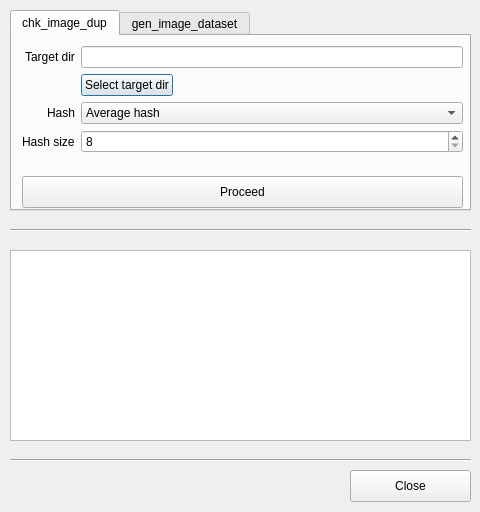
<?xml version="1.0" encoding="UTF-8"?>
<ui version="4.0">
 <class>Dialog</class>
 <widget class="QDialog" name="Dialog">
  <property name="geometry">
   <rect>
    <x>0</x>
    <y>0</y>
    <width>480</width>
    <height>512</height>
   </rect>
  </property>
  <property name="sizePolicy">
   <sizepolicy hsizetype="Fixed" vsizetype="Fixed">
    <horstretch>0</horstretch>
    <verstretch>0</verstretch>
   </sizepolicy>
  </property>
  <property name="minimumSize">
   <size>
    <width>480</width>
    <height>360</height>
   </size>
  </property>
  <property name="maximumSize">
   <size>
    <width>480</width>
    <height>512</height>
   </size>
  </property>
  <property name="windowTitle">
   <string>Dialog</string>
  </property>
  <widget class="QTabWidget" name="tabWidget">
   <property name="geometry">
    <rect>
     <x>10</x>
     <y>10</y>
     <width>461</width>
     <height>201</height>
    </rect>
   </property>
   <property name="tabShape">
    <enum>QTabWidget::Rounded</enum>
   </property>
   <property name="currentIndex">
    <number>0</number>
   </property>
   <widget class="QWidget" name="tab">
    <attribute name="title">
     <string>chk_image_dup</string>
    </attribute>
    <widget class="QWidget" name="formLayoutWidget">
     <property name="geometry">
      <rect>
       <x>10</x>
       <y>10</y>
       <width>441</width>
       <height>131</height>
      </rect>
     </property>
     <layout class="QFormLayout" name="formLayout">
      <property name="fieldGrowthPolicy">
       <enum>QFormLayout::ExpandingFieldsGrow</enum>
      </property>
      <property name="labelAlignment">
       <set>Qt::AlignRight|Qt::AlignTop|Qt::AlignTrailing</set>
      </property>
      <property name="formAlignment">
       <set>Qt::AlignLeading|Qt::AlignLeft|Qt::AlignTop</set>
      </property>
      <item row="0" column="0">
       <widget class="QLabel" name="label">
        <property name="text">
         <string>Target dir</string>
        </property>
       </widget>
      </item>
      <item row="0" column="1">
       <widget class="QLineEdit" name="cid_src_dir">
        <property name="sizePolicy">
         <sizepolicy hsizetype="Expanding" vsizetype="Fixed">
          <horstretch>0</horstretch>
          <verstretch>0</verstretch>
         </sizepolicy>
        </property>
        <property name="minimumSize">
         <size>
          <width>0</width>
          <height>0</height>
         </size>
        </property>
        <property name="sizeIncrement">
         <size>
          <width>0</width>
          <height>0</height>
         </size>
        </property>
        <property name="baseSize">
         <size>
          <width>0</width>
          <height>0</height>
         </size>
        </property>
       </widget>
      </item>
      <item row="2" column="0">
       <widget class="QLabel" name="label_2">
        <property name="text">
         <string>Hash</string>
        </property>
       </widget>
      </item>
      <item row="2" column="1">
       <widget class="QComboBox" name="cid_hash">
        <property name="sizePolicy">
         <sizepolicy hsizetype="Expanding" vsizetype="Fixed">
          <horstretch>0</horstretch>
          <verstretch>0</verstretch>
         </sizepolicy>
        </property>
        <item>
         <property name="text">
          <string>Average hash</string>
         </property>
        </item>
        <item>
         <property name="text">
          <string>Perceptual hash</string>
         </property>
        </item>
        <item>
         <property name="text">
          <string>Perceptual hash (simple)</string>
         </property>
        </item>
        <item>
         <property name="text">
          <string>Difference hash</string>
         </property>
        </item>
        <item>
         <property name="text">
          <string>Difference hash (vertical)</string>
         </property>
        </item>
        <item>
         <property name="text">
          <string>Wavelet hash</string>
         </property>
        </item>
       </widget>
      </item>
      <item row="3" column="0">
       <widget class="QLabel" name="label_3">
        <property name="text">
         <string>Hash size</string>
        </property>
       </widget>
      </item>
      <item row="3" column="1">
       <widget class="QSpinBox" name="cid_hash_size">
        <property name="sizePolicy">
         <sizepolicy hsizetype="Expanding" vsizetype="Fixed">
          <horstretch>0</horstretch>
          <verstretch>0</verstretch>
         </sizepolicy>
        </property>
        <property name="minimum">
         <number>8</number>
        </property>
        <property name="maximum">
         <number>16</number>
        </property>
       </widget>
      </item>
      <item row="1" column="1">
       <widget class="QPushButton" name="cid_select_src_dir">
        <property name="text">
         <string>Select target dir</string>
        </property>
       </widget>
      </item>
     </layout>
    </widget>
    <widget class="QPushButton" name="cid_proceed">
     <property name="geometry">
      <rect>
       <x>10</x>
       <y>140</y>
       <width>441</width>
       <height>32</height>
      </rect>
     </property>
     <property name="text">
      <string>Proceed</string>
     </property>
    </widget>
   </widget>
   <widget class="QWidget" name="tab_2">
    <attribute name="title">
     <string>gen_image_dataset</string>
    </attribute>
   </widget>
  </widget>
  <widget class="QPlainTextEdit" name="nnc_log">
   <property name="geometry">
    <rect>
     <x>10</x>
     <y>250</y>
     <width>461</width>
     <height>191</height>
    </rect>
   </property>
   <property name="lineWrapMode">
    <enum>QPlainTextEdit::NoWrap</enum>
   </property>
  </widget>
  <widget class="Line" name="line">
   <property name="geometry">
    <rect>
     <x>10</x>
     <y>450</y>
     <width>461</width>
     <height>20</height>
    </rect>
   </property>
   <property name="orientation">
    <enum>Qt::Horizontal</enum>
   </property>
  </widget>
  <widget class="Line" name="line_2">
   <property name="geometry">
    <rect>
     <x>10</x>
     <y>220</y>
     <width>461</width>
     <height>20</height>
    </rect>
   </property>
   <property name="orientation">
    <enum>Qt::Horizontal</enum>
   </property>
  </widget>
  <widget class="QPushButton" name="nnc_close">
   <property name="geometry">
    <rect>
     <x>350</x>
     <y>470</y>
     <width>121</width>
     <height>32</height>
    </rect>
   </property>
   <property name="text">
    <string>Close</string>
   </property>
  </widget>
  <action name="actionCIDProceed">
   <property name="text">
    <string>CIDProceed</string>
   </property>
   <property name="toolTip">
    <string>CID Proceed</string>
   </property>
  </action>
  <action name="actionCIDSelect_src_dir">
   <property name="text">
    <string>CIDSelect_src_dir</string>
   </property>
  </action>
 </widget>
 <resources/>
 <connections>
  <connection>
   <sender>nnc_close</sender>
   <signal>pressed()</signal>
   <receiver>Dialog</receiver>
   <slot>close()</slot>
   <hints>
    <hint type="sourcelabel">
     <x>406</x>
     <y>335</y>
    </hint>
    <hint type="destinationlabel">
     <x>239</x>
     <y>179</y>
    </hint>
   </hints>
  </connection>
  <connection>
   <sender>cid_proceed</sender>
   <signal>pressed()</signal>
   <receiver>actionCIDProceed</receiver>
   <slot>trigger()</slot>
   <hints>
    <hint type="sourcelabel">
     <x>240</x>
     <y>161</y>
    </hint>
    <hint type="destinationlabel">
     <x>239</x>
     <y>179</y>
    </hint>
   </hints>
  </connection>
  <connection>
   <sender>cid_select_src_dir</sender>
   <signal>pressed()</signal>
   <receiver>actionCIDSelect_src_dir</receiver>
   <slot>trigger()</slot>
   <hints>
    <hint type="sourcelabel">
     <x>135</x>
     <y>87</y>
    </hint>
    <hint type="destinationlabel">
     <x>-1</x>
     <y>-1</y>
    </hint>
   </hints>
  </connection>
 </connections>
</ui>
